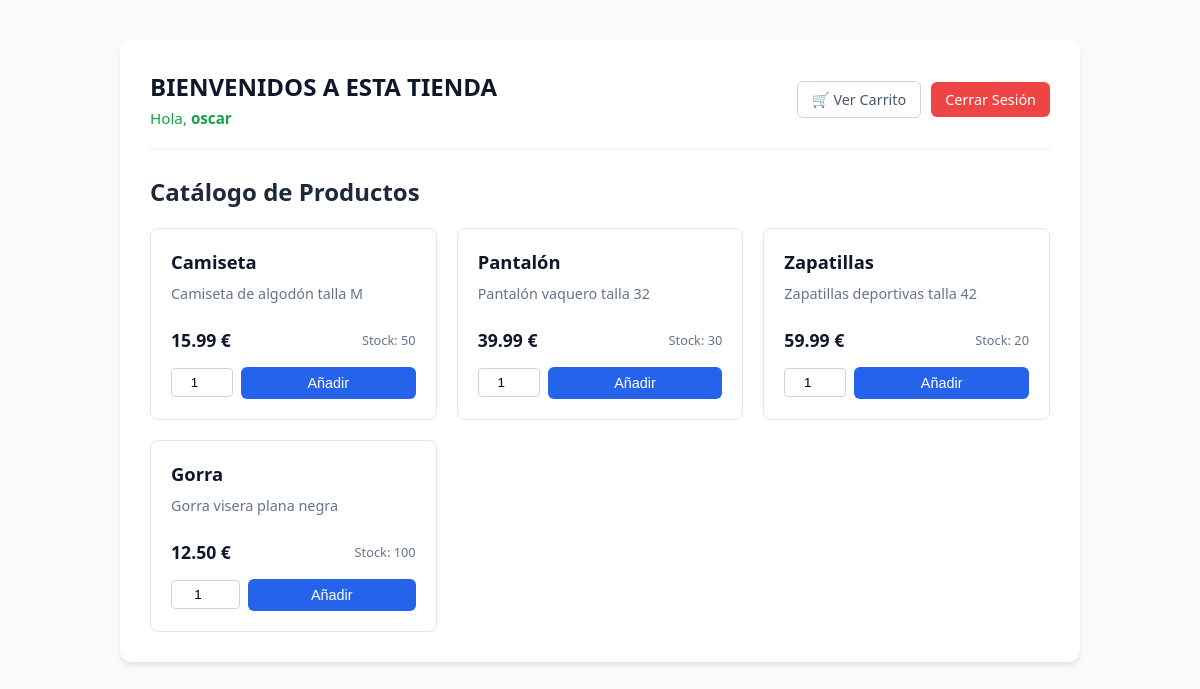
Page /index.php (signed in) on the committed database.
### tables this page shows
CREATE TABLE IF NOT EXISTS products (
    id INT AUTO_INCREMENT PRIMARY KEY,
    name VARCHAR(150) NOT NULL,
    description TEXT,
    price DECIMAL(10,2) NOT NULL,
    stock INT NOT NULL DEFAULT 0
);

### index.php (called while the page is built, shortened)
<?php
require_once("models/Product.php");
require_once("models/ProductRepository.php");
$products = ProductRepository::getProducts();
require_once("views/mainView.phtml");
?>

### models/ProductRepository.php (called while the page is built, shortened)
<?php
class ProductRepository{
    public static function getProducts(){
        $db=DB::connect();
        $query="SELECT * FROM products";
        $result=$db->query($query);
        $products=[];
        while($product=$result->fetch_assoc()){
            $products[]=new Product($product['id'], $product['name'], $product['description'], $product['price'], $product['stock']);
        }
        return $products;
    }
}

### models/Product.php (called while the page is built, shortened)
<?php
class Product{
    private $name;
    private $description;
    private $price;
    private $stock;
    public function __construct($id, $name, $description, $price, $stock) {
        $this->name = $name;
        $this->description = $description;
        $this->price = $price;
        $this->stock = $stock;
    }
    public function getName() {
        return $this->name;
    }
    public function getDescription() {
        return $this->description;
    }
    public function getPrice() {
        return $this->price;
    }
    public function getStock() {
        return $this->stock;
    }
}

### views/mainView.phtml (the view, shortened to what this page needs)
<!DOCTYPE html>
<html lang="es">
<head>
</head>
<body>
    <div class="container">
        <header>
    <div>
        <h1>BIENVENIDOS A ESTA TIENDA</h1>
        <?php if(isset($_SESSION['username'])): ?>
            <p style="margin: 5px 0 0 0; color: #16a34a; font-size: 0.95rem;">
                Hola, <strong><?= htmlspecialchars($_SESSION['username']) ?></strong>
            </p>
        <?php elseif(isset($_SESSION['user']) && is_object($_SESSION['user']) && method_exists($_SESSION['user'], 'getUsername')): ?>
            <p style="margin: 5px 0 0 0; color: #16a34a; font-size: 0.95rem;">
                Hola, <strong><?= htmlspecialchars($_SESSION['user']->getUsername()) ?></strong>
            </p>
        <?php endif; ?>
    </div>
    <div class="user-nav">
        <a href="index.php?cart=1" class="btn btn-outline">🛒 Ver Carrito</a>
        <?php if(isset($_SESSION['user']) || isset($_SESSION['username'])): ?>
            <a href="index.php?logout=1" class="btn" style="background-color: #ef4444;">Cerrar Sesión</a>
        <?php else: ?>
            <a href="index.php?login=1" class="btn">Iniciar Sesión</a>
            <a href="index.php?register=1" class="btn btn-outline">Registrarse</a>
        <?php endif; ?>
    </div>
</header>
        <h2>Catálogo de Productos</h2>
        <div class="products-grid">
            <?php if(!empty($products)): ?>
                <?php foreach($products as $product): ?>
                    <div class="product-card">
                        <div>
                            <h3><?= htmlspecialchars($product->getName()) ?></h3>
                            <p><?= htmlspecialchars($product->getDescription()) ?></p>
                        </div>
                        <div>
                            <div class="product-footer">
                                <span class="price"><?= number_format($product->getPrice(), 2) ?> €</span>
                                <span class="stock">Stock: <?= $product->getStock() ?></span>
                            </div>
                            <form action="index.php?c=cart" method="POST" class="add-form">
                                <input type="number" name="quantity" value="1" min="1" max="<?= $product->getStock() ?>">
                                <button type="submit" name="addcart" class="btn" style="width: 100%;">Añadir</button>
                            </form>
                        </div>
                    </div>
                <?php endforeach; ?>
            <?php else: ?>
                <p>No hay productos disponibles en este momento.</p>
            <?php endif; ?>
        </div>
    </div>
</body>
</html>

### views/mainView.phtml (style rules this page uses)
body { font-family: system-ui, -apple-system, sans-serif; background-color: #f8fafc; color: #1e293b; margin: 0; padding: 40px 20px; }
.container { max-width: 900px; margin: 0 auto; background: #ffffff; padding: 30px; border-radius: 12px; box-shadow: 0 4px 6px -1px rgb(0 0 0 / 0.1); }
header { display: flex; justify-content: space-between; align-items: center; border-bottom: 2px solid #f1f5f9; padding-bottom: 20px; margin-bottom: 25px; }
h1 { margin: 0; font-size: 1.5rem; color: #0f172a; }
.user-nav { display: flex; align-items: center; gap: 10px; }
.btn { background-color: #2563eb; color: white; padding: 8px 14px; border: none; border-radius: 6px; cursor: pointer; text-decoration: none; font-size: 0.9rem; transition: background-color 0.2s; }
.btn-outline { background-color: transparent; border: 1px solid #cbd5e1; color: #475569; }
.products-grid { display: grid; grid-template-columns: repeat(auto-fill, minmax(260px, 1fr)); gap: 20px; }
.product-card { border: 1px solid #e2e8f0; border-radius: 8px; padding: 20px; background: #ffffff; display: flex; flex-direction: column; justify-content: space-between; }
.product-card h3 { margin: 0 0 10px 0; font-size: 1.15rem; color: #0f172a; }
.product-card p { color: #64748b; font-size: 0.9rem; margin: 0 0 15px 0; }
.product-footer { display: flex; justify-content: space-between; align-items: center; margin-top: 10px; }
.price { font-weight: bold; font-size: 1.1rem; color: #0f172a; }
.stock { font-size: 0.8rem; color: #64748b; }
.add-form { display: flex; gap: 8px; align-items: center; margin-top: 15px; }
.add-form input[type="number"] { width: 55px; padding: 6px; border: 1px solid #cbd5e1; border-radius: 4px; text-align: center; }

### rows in the picture
products: name "Camiseta", description "Camiseta de algodón talla M", price "15.99", stock "50"
products: name "Pantalón", description "Pantalón vaquero talla 32", price "39.99", stock "30"
products: name "Zapatillas", description "Zapatillas deportivas talla 42", price "59.99", stock "20"
products: name "Gorra", description "Gorra visera plana negra", price "12.50", stock "100"

### other values in the picture
$_SESSION['username'] "oscar"
